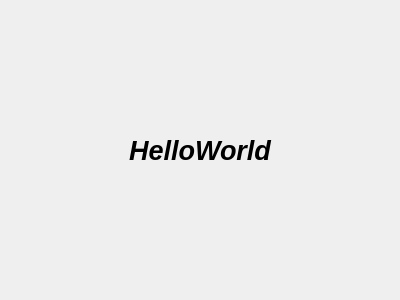
<?xml version="1.0" encoding="UTF-8"?>
<ui version="4.0">
 <class>Dialog</class>
 <widget class="QDialog" name="Dialog">
  <property name="geometry">
   <rect>
    <x>0</x>
    <y>0</y>
    <width>400</width>
    <height>300</height>
   </rect>
  </property>
  <property name="windowTitle">
   <string>Dialog</string>
  </property>
  <layout class="QHBoxLayout" name="horizontalLayout">
   <item>
    <widget class="QLabel" name="label">
     <property name="font">
      <font>
       <pointsize>20</pointsize>
       <weight>75</weight>
       <italic>true</italic>
       <bold>true</bold>
      </font>
     </property>
     <property name="text">
      <string>HelloWorld</string>
     </property>
     <property name="alignment">
      <set>Qt::AlignCenter</set>
     </property>
    </widget>
   </item>
  </layout>
 </widget>
 <resources/>
 <connections/>
</ui>
